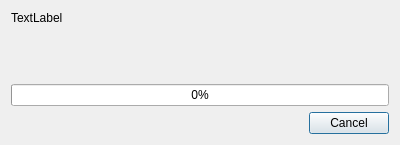
<?xml version="1.0" encoding="UTF-8"?>
<ui version="4.0">
 <class>ProgressDialog</class>
 <widget class="QDialog" name="ProgressDialog">
  <property name="geometry">
   <rect>
    <x>0</x>
    <y>0</y>
    <width>400</width>
    <height>145</height>
   </rect>
  </property>
  <property name="windowTitle">
   <string>Dialog</string>
  </property>
  <layout class="QVBoxLayout" name="verticalLayout">
   <item>
    <widget class="QLabel" name="label">
     <property name="text">
      <string>TextLabel</string>
     </property>
     <property name="alignment">
      <set>Qt::AlignmentFlag::AlignLeading|Qt::AlignmentFlag::AlignLeft|Qt::AlignmentFlag::AlignTop</set>
     </property>
    </widget>
   </item>
   <item>
    <widget class="QProgressBar" name="progressBar">
     <property name="value">
      <number>0</number>
     </property>
    </widget>
   </item>
   <item>
    <widget class="QDialogButtonBox" name="buttonBox">
     <property name="orientation">
      <enum>Qt::Orientation::Horizontal</enum>
     </property>
     <property name="standardButtons">
      <set>QDialogButtonBox::StandardButton::Cancel</set>
     </property>
    </widget>
   </item>
  </layout>
 </widget>
 <resources/>
 <connections>
  <connection>
   <sender>buttonBox</sender>
   <signal>accepted()</signal>
   <receiver>ProgressDialog</receiver>
   <slot>accept()</slot>
   <hints>
    <hint type="sourcelabel">
     <x>248</x>
     <y>254</y>
    </hint>
    <hint type="destinationlabel">
     <x>157</x>
     <y>274</y>
    </hint>
   </hints>
  </connection>
  <connection>
   <sender>buttonBox</sender>
   <signal>rejected()</signal>
   <receiver>ProgressDialog</receiver>
   <slot>reject()</slot>
   <hints>
    <hint type="sourcelabel">
     <x>316</x>
     <y>260</y>
    </hint>
    <hint type="destinationlabel">
     <x>286</x>
     <y>274</y>
    </hint>
   </hints>
  </connection>
 </connections>
</ui>
